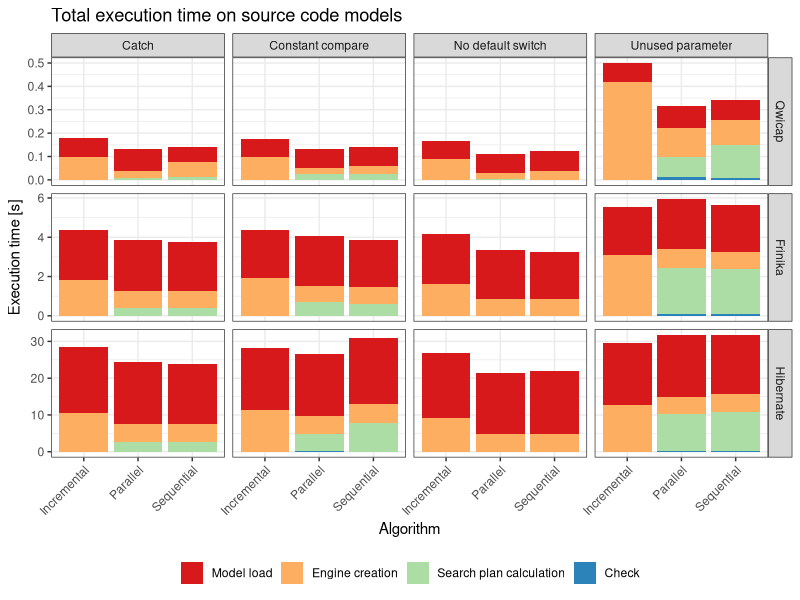
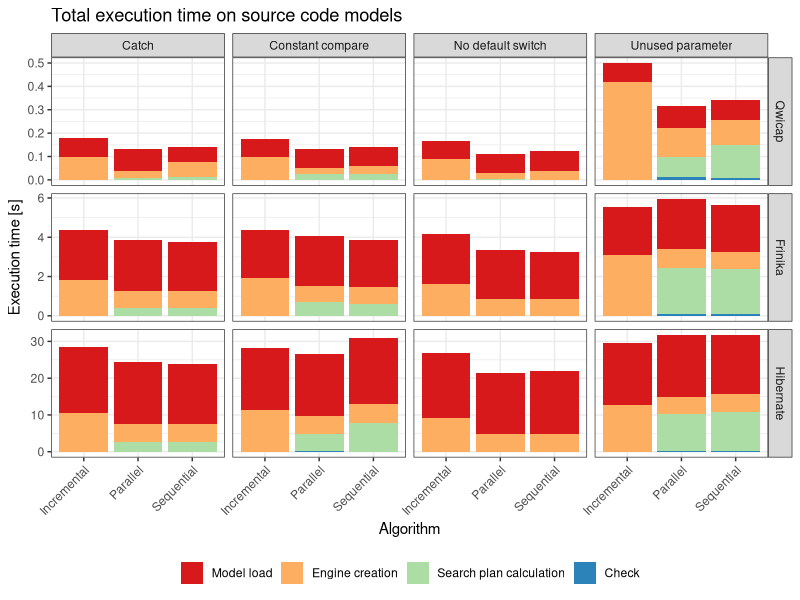

R code for these plots, in order:
library(ggplot2)
library(plyr)
library(gdata)

df = read.csv("ls_codemodel.csv")
df$Value = df$Value / 10^9

#df[df == 0] = NA

df = arrange(df, Artifact, Case, Phase)

phases = c("Model load", "Engine creation", "Search plan calculation", "Check")
artifacts = c("Qwicap", "Frinika", "Hibernate")

df$Phase = reorder.factor(df$Phase, new.order=phases)
df = arrange(df, Phase)

df$Artifact = reorder.factor(df$Artifact, new.order=artifacts)
df = arrange(df, Artifact)


ggplot(data=df, aes(x=Tool, y=Value, fill=Phase)) +
    geom_bar(stat="identity") +
    #geom_bar(stat="identity", position="dodge") + scale_y_log10() +
    facet_grid(Artifact ~ Case, scales="free_y") +
    theme_bw() +
    theme(legend.key=element_blank(), legend.title=element_blank(), legend.position="bottom", axis.text.x=element_text(angle=45, hjust=1)) +
    labs(title="Total execution time on source code models", x="Algorithm", y="Execution time [s]") +
    scale_fill_brewer(palette="Spectral")
ggsave("diagrams/code_model.pdf", width=210, height=297, units="mm")
